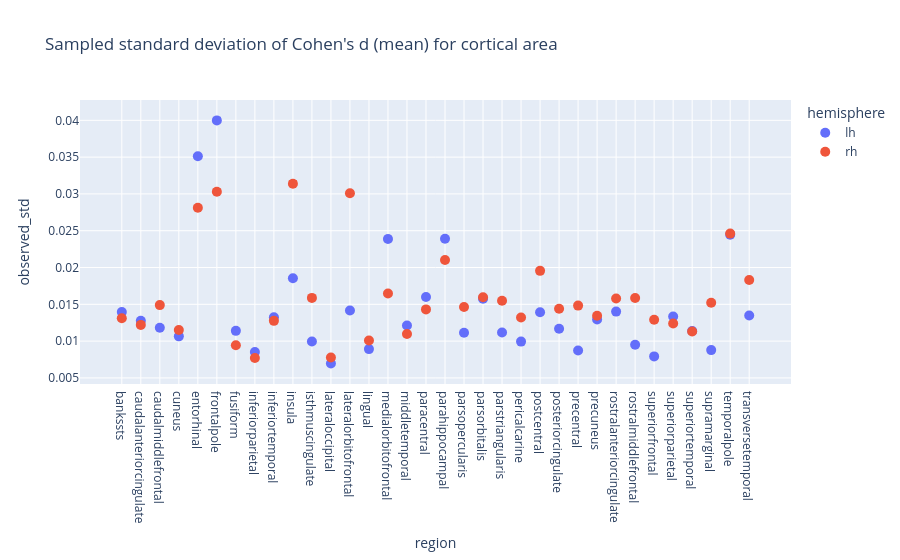

Notebook cell for this chart:
### Markdown cell above
## Cohen's d coefficient standard deviation estimation

### Code cell
cohend_d_std = (
    cohend_df.groupby(["hemisphere", "region"])["cohen_d_mean"].std().reset_index()
)
cohend_d_std = cohend_d_std[cohend_d_std.region.isin(regions_template)]
cohend_d_std = cohend_d_std.merge(
    cohend_d_CI_df, on=["region", "hemisphere"], how="left"
)


cohend_d_std["error_plus"] = cohend_d_std["observed_std"] - cohend_d_std["ci_lower"]
cohend_d_std["error_minus"] = cohend_d_std["observed_std"] - cohend_d_std["ci_upper"]

display(cohend_d_std)

fig = px.scatter(
    cohend_d_std,
    x="region",
    y="observed_std",
    color="hemisphere",
    error_y="error_plus",
    error_y_minus="error_minus",
    hover_name="region",
    title="Sampled standard deviation of Cohen's d (mean) for cortical area",
).update_traces(marker=dict(size=10))
filename = figures_dir / "cohen_d_std_cortical_area.png"
print_figure(fig, filename=filename)

### Figure 1 — Plotly figure (JSON) as saved in the notebook; plotly's stock layout.template omitted (floating-point values rounded to 4 significant figures)
{"data": [{"error_y": {"array": [8.109e-05, 0.0001015, 0.0001081, 0.0001084, 0.0002281, 0.0003387, 9.918e-05, 4.924e-05, 9.789e-05, 0.0001384, 7.564e-05, 4.604e-05, 8.912e-05, 6.008e-05, 0.0003031, 0.0001367, 7.752e-05, 0.0001483, 7.941e-05, 0.000109, 9.961e-05, 0.0001238, 0.0001006, 0.0001077, 7.125e-05, 6.908e-05, 0.0001136, 7.983e-05, 5.368e-05, 9.903e-05, 0.0001494, 5.061e-05, 0.0002127, 9.797e-05], "arrayminus": [-8.175e-05, -9.955e-05, -0.0001096, -0.0001125, -0.0002261, -0.0003511, -0.0001042, -4.909e-05, -0.0001005, -0.0001412, -7.413e-05, -4.587e-05, -8.948e-05, -6.046e-05, -0.0002975, -0.0001441, -8.002e-05, -0.0001528, -7.745e-05, -0.0001072, -0.0001064, -0.0001249, -0.0001038, -0.0001081, -7.017e-05, -6.765e-05, -0.0001099, -7.63e-05, -5.395e-05, -9.867e-05, -0.0001448, -5.185e-05, -0.0002064, -9.607e-05]}, "hovertemplate": "<b>%{hovertext}</b><br><br>hemisphere=lh<br>region=%{x}<br>observed_std=%{y}<extra></extra>", "hovertext": ["bankssts", "caudalanteriorcingulate", "caudalmiddlefrontal", "cuneus", "entorhinal", "frontalpole", "fusiform", "inferiorparietal", "inferiortemporal", "insula", "isthmuscingulate", "lateraloccipital", "lateralorbitofrontal", "lingual", "medialorbitofrontal", "middletemporal", "paracentral", "parahippocampal", "parsopercularis", "parsorbitalis", "parstriangularis", "pericalcarine", "postcentral", "posteriorcingulate", "precentral", "precuneus", "rostralanteriorcingulate", "rostralmiddlefrontal", "superiorfrontal", "superiorparietal", "superiortemporal", "supramarginal", "temporalpole", "transversetemporal"], "legendgroup": "lh", "marker": {"color": "#636efa", "size": 10, "symbol": "circle"}, "mode": "markers", "name": "lh", "orientation": "v", "showlegend": true, "type": "scatter", "x": ["bankssts", "caudalanteriorcingulate", "caudalmiddlefrontal", "cuneus", "entorhinal", "frontalpole", "fusiform", "inferiorparietal", "inferiortemporal", "insula", "isthmuscingulate", "lateraloccipital", "lateralorbitofrontal", "lingual", "medialorbitofrontal", "middletemporal", "paracentral", "parahippocampal", "parsopercularis", "parsorbitalis", "parstriangularis", "pericalcarine", "postcentral", "posteriorcingulate", "precentral", "precuneus", "rostralanteriorcingulate", "rostralmiddlefrontal", "superiorfrontal", "superiorparietal", "superiortemporal", "supramarginal", "temporalpole", "transversetemporal"], "xaxis": "x", "y": [0.01394, 0.01275, 0.01182, 0.01065, 0.03511, 0.03998, 0.01139, 0.008521, 0.01324, 0.01853, 0.00995, 0.006953, 0.01417, 0.008915, 0.02387, 0.01212, 0.01599, 0.02391, 0.01115, 0.01576, 0.01117, 0.009937, 0.01392, 0.01168, 0.008717, 0.01294, 0.01401, 0.009517, 0.007924, 0.01334, 0.01137, 0.00878, 0.02447, 0.01347], "yaxis": "y"}, {"error_y": {"array": [0.000137, 9.331e-05, 0.000137, 6.723e-05, 0.0002263, 0.0002992, 0.0001071, 7.847e-05, 0.0001103, 0.0003481, 0.0001136, 5.96e-05, 0.0002075, 6.904e-05, 0.00015, 7.389e-05, 0.0001199, 0.0001452, 9.299e-05, 0.0001323, 9.091e-05, 0.0001051, 0.0001422, 0.0001168, 9.721e-05, 0.0001133, 0.0001064, 0.0001438, 9.788e-05, 0.0001175, 0.0001047, 0.0001327, 0.0002115, 0.0001314], "arrayminus": [-0.000139, -8.929e-05, -0.000132, -6.795e-05, -0.0002352, -0.0003025, -0.0001077, -8.158e-05, -0.0001109, -0.0003579, -0.0001144, -5.993e-05, -0.0002126, -7.012e-05, -0.0001588, -7.27e-05, -0.0001261, -0.0001439, -9.801e-05, -0.0001405, -9.065e-05, -0.0001079, -0.0001469, -0.0001145, -9.974e-05, -0.0001131, -0.0001079, -0.0001523, -0.0001001, -0.0001211, -0.0001096, -0.0001341, -0.0002099, -0.0001404]}, "hovertemplate": "<b>%{hovertext}</b><br><br>hemisphere=rh<br>region=%{x}<br>observed_std=%{y}<extra></extra>", "hovertext": ["bankssts", "caudalanteriorcingulate", "caudalmiddlefrontal", "cuneus", "entorhinal", "frontalpole", "fusiform", "inferiorparietal", "inferiortemporal", "insula", "isthmuscingulate", "lateraloccipital", "lateralorbitofrontal", "lingual", "medialorbitofrontal", "middletemporal", "paracentral", "parahippocampal", "parsopercularis", "parsorbitalis", "parstriangularis", "pericalcarine", "postcentral", "posteriorcingulate", "precentral", "precuneus", "rostralanteriorcingulate", "rostralmiddlefrontal", "superiorfrontal", "superiorparietal", "superiortemporal", "supramarginal", "temporalpole", "transversetemporal"], "legendgroup": "rh", "marker": {"color": "#EF553B", "size": 10, "symbol": "circle"}, "mode": "markers", "name": "rh", "orientation": "v", "showlegend": true, "type": "scatter", "x": ["bankssts", "caudalanteriorcingulate", "caudalmiddlefrontal", "cuneus", "entorhinal", "frontalpole", "fusiform", "inferiorparietal", "inferiortemporal", "insula", "isthmuscingulate", "lateraloccipital", "lateralorbitofrontal", "lingual", "medialorbitofrontal", "middletemporal", "paracentral", "parahippocampal", "parsopercularis", "parsorbitalis", "parstriangularis", "pericalcarine", "postcentral", "posteriorcingulate", "precentral", "precuneus", "rostralanteriorcingulate", "rostralmiddlefrontal", "superiorfrontal", "superiorparietal", "superiortemporal", "supramarginal", "temporalpole", "transversetemporal"], "xaxis": "x", "y": [0.01311, 0.01221, 0.01489, 0.01151, 0.02813, 0.0303, 0.009431, 0.007701, 0.01275, 0.03137, 0.01587, 0.007781, 0.0301, 0.01009, 0.01647, 0.01098, 0.01431, 0.02103, 0.01463, 0.01596, 0.01549, 0.01322, 0.01955, 0.01439, 0.01482, 0.01345, 0.01579, 0.01586, 0.01289, 0.0124, 0.01131, 0.01521, 0.02461, 0.0183], "yaxis": "y"}], "layout": {"legend": {"title": {"text": "hemisphere"}, "tracegroupgap": 0}, "title": {"text": "Sampled standard deviation of Cohen's d (mean) for cortical area"}, "xaxis": {"anchor": "y", "domain": [0, 1], "title": {"text": "region"}}, "yaxis": {"anchor": "x", "domain": [0, 1], "title": {"text": "observed_std"}}}}
